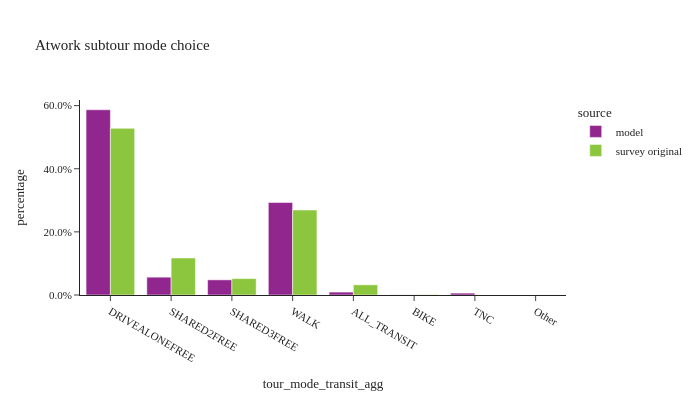
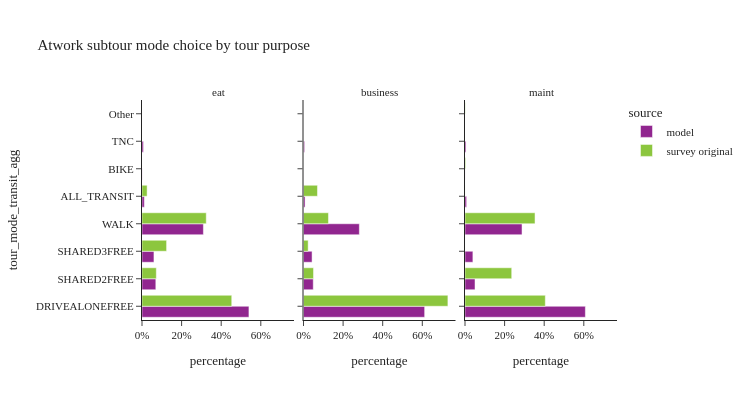

Here is the notebook cell these charts were saved with, in order:
### Code cell
atwork_subtour = tour_data.loc[tour_data['tour_category']=="atwork"].copy()

util.plot_share_barchart(atwork_subtour, 'tour_weight', 'tour_mode_transit_agg', title="Atwork subtour mode choice")
util.plot_share_facetbar(atwork_subtour, 'tour_weight', share_col="tour_mode_transit_agg", title="Atwork subtour mode choice by tour purpose", 
                             facet_col='tour_type', facet_col_wrap=3, height=400, dropna=False)

### Figure 1 — Plotly figure (JSON) as saved in the notebook; plotly's stock layout.template omitted (floating-point values rounded to 4 significant figures)
{"data": [{"alignmentgroup": "True", "customdata": [[133700.0, 133700.0], [12860.0, 12860.0], [10940.0, 10940.0], [66730.0, 66730.0], [2097.0, 2097.0], [96.0, 96.0], [1374.0, 1374.0]], "hovertemplate": "source=model<br>tour_mode_transit_agg=%{x}<br>percentage=%{y}<br>weighted_sum=%{customdata[0]}<br>sample_size=%{customdata[1]}<extra></extra>", "legendgroup": "model", "marker": {"color": "#91268F", "pattern": {"shape": ""}}, "name": "model", "offsetgroup": "model", "orientation": "v", "showlegend": true, "textposition": "auto", "type": "bar", "x": ["DRIVEALONEFREE", "SHARED2FREE", "SHARED3FREE", "WALK", "ALL_TRANSIT", "BIKE", "TNC"], "xaxis": "x", "y": [0.5869, 0.05645, 0.04804, 0.2929, 0.009206, 0.0004214, 0.006032], "yaxis": "y"}, {"alignmentgroup": "True", "customdata": [[74240.0, 121.0], [16470.0, 23.0], [7307.0, 19.0], [37840.0, 156.0], [4532.0, 6.0], [149.1, 4.0], [54.37, 11.0]], "hovertemplate": "source=survey original<br>tour_mode_transit_agg=%{x}<br>percentage=%{y}<br>weighted_sum=%{customdata[0]}<br>sample_size=%{customdata[1]}<extra></extra>", "legendgroup": "survey original", "marker": {"color": "#8CC63E", "pattern": {"shape": ""}}, "name": "survey original", "offsetgroup": "survey original", "orientation": "v", "showlegend": true, "textposition": "auto", "type": "bar", "x": ["DRIVEALONEFREE", "SHARED2FREE", "SHARED3FREE", "WALK", "ALL_TRANSIT", "BIKE", "Other"], "xaxis": "x", "y": [0.528, 0.1172, 0.05197, 0.2691, 0.03224, 0.001061, 0.0003867], "yaxis": "y"}], "layout": {"barmode": "group", "height": 400, "legend": {"title": {"text": "source"}, "tracegroupgap": 0}, "title": {"text": "Atwork subtour mode choice"}, "width": 700, "xaxis": {"anchor": "y", "domain": [0.0, 1.0], "title": {"text": "tour_mode_transit_agg"}}, "yaxis": {"anchor": "x", "domain": [0.0, 1.0], "tickformat": ".1%", "title": {"text": "percentage"}}}}

### Figure 2 — Plotly figure (JSON) as saved in the notebook; plotly's stock layout.template omitted (floating-point values rounded to 4 significant figures)
{"data": [{"alignmentgroup": "True", "customdata": [[40897], [5285], [4571], [23480], [891], [50], [557]], "hovertemplate": "source=model<br>tour_type=eat<br>percentage=%{x}<br>tour_mode_transit_agg=%{y}<br>sample_size=%{customdata[0]}<extra></extra>", "legendgroup": "model", "marker": {"color": "#91268F", "pattern": {"shape": ""}}, "name": "model", "offsetgroup": "model", "orientation": "h", "showlegend": true, "textposition": "auto", "type": "bar", "x": [0.54, 0.06979, 0.06036, 0.31, 0.01177, 0.0006602, 0.007355], "xaxis": "x", "y": ["DRIVEALONEFREE", "SHARED2FREE", "SHARED3FREE", "WALK", "ALL_TRANSIT", "BIKE", "TNC"], "yaxis": "y"}, {"alignmentgroup": "True", "customdata": [[55285], [4449], [3913], [25479], [703], [28], [499]], "hovertemplate": "source=model<br>tour_type=business<br>percentage=%{x}<br>tour_mode_transit_agg=%{y}<br>sample_size=%{customdata[0]}<extra></extra>", "legendgroup": "model", "marker": {"color": "#91268F", "pattern": {"shape": ""}}, "name": "model", "offsetgroup": "model", "orientation": "h", "showlegend": false, "textposition": "auto", "type": "bar", "x": [0.6119, 0.04924, 0.04331, 0.282, 0.00778, 0.0003099, 0.005523], "xaxis": "x2", "y": ["DRIVEALONEFREE", "SHARED2FREE", "SHARED3FREE", "WALK", "ALL_TRANSIT", "BIKE", "TNC"], "yaxis": "y2"}, {"alignmentgroup": "True", "customdata": [[37509], [3124], [2459], [17771], [503], [18], [318]], "hovertemplate": "source=model<br>tour_type=maint<br>percentage=%{x}<br>tour_mode_transit_agg=%{y}<br>sample_size=%{customdata[0]}<extra></extra>", "legendgroup": "model", "marker": {"color": "#91268F", "pattern": {"shape": ""}}, "name": "model", "offsetgroup": "model", "orientation": "h", "showlegend": false, "textposition": "auto", "type": "bar", "x": [0.6079, 0.05063, 0.03985, 0.288, 0.008152, 0.0002917, 0.005154], "xaxis": "x3", "y": ["DRIVEALONEFREE", "SHARED2FREE", "SHARED3FREE", "WALK", "ALL_TRANSIT", "BIKE", "TNC"], "yaxis": "y3"}, {"alignmentgroup": "True", "customdata": [[31], [8], [10], [78], [2]], "hovertemplate": "source=survey original<br>tour_type=eat<br>percentage=%{x}<br>tour_mode_transit_agg=%{y}<br>sample_size=%{customdata[0]}<extra></extra>", "legendgroup": "survey original", "marker": {"color": "#8CC63E", "pattern": {"shape": ""}}, "name": "survey original", "offsetgroup": "survey original", "orientation": "h", "showlegend": true, "textposition": "auto", "type": "bar", "x": [0.4532, 0.07231, 0.1242, 0.3245, 0.02579], "xaxis": "x", "y": ["DRIVEALONEFREE", "SHARED2FREE", "SHARED3FREE", "WALK", "ALL_TRANSIT"], "yaxis": "y"}, {"alignmentgroup": "True", "customdata": [[56], [11], [9], [16], [3], [1]], "hovertemplate": "source=survey original<br>tour_type=business<br>percentage=%{x}<br>tour_mode_transit_agg=%{y}<br>sample_size=%{customdata[0]}<extra></extra>", "legendgroup": "survey original", "marker": {"color": "#8CC63E", "pattern": {"shape": ""}}, "name": "survey original", "offsetgroup": "survey original", "orientation": "h", "showlegend": false, "textposition": "auto", "type": "bar", "x": [0.7293, 0.0506, 0.02352, 0.126, 0.07056, 0.0], "xaxis": "x2", "y": ["DRIVEALONEFREE", "SHARED2FREE", "SHARED3FREE", "WALK", "ALL_TRANSIT", "Other"], "yaxis": "y2"}, {"alignmentgroup": "True", "customdata": [[34], [4], [62], [1], [4], [10]], "hovertemplate": "source=survey original<br>tour_type=maint<br>percentage=%{x}<br>tour_mode_transit_agg=%{y}<br>sample_size=%{customdata[0]}<extra></extra>", "legendgroup": "survey original", "marker": {"color": "#8CC63E", "pattern": {"shape": ""}}, "name": "survey original", "offsetgroup": "survey original", "orientation": "h", "showlegend": false, "textposition": "auto", "type": "bar", "x": [0.4057, 0.2359, 0.3537, 0.0001803, 0.003341, 0.001218], "xaxis": "x3", "y": ["DRIVEALONEFREE", "SHARED2FREE", "WALK", "ALL_TRANSIT", "BIKE", "Other"], "yaxis": "y3"}], "layout": {"annotations": [{"font": {}, "showarrow": false, "text": "eat", "x": 0.16, "xanchor": "center", "xref": "paper", "y": 1.0, "yanchor": "bottom", "yref": "paper"}, {"font": {}, "showarrow": false, "text": "business", "x": 0.5, "xanchor": "center", "xref": "paper", "y": 1.0, "yanchor": "bottom", "yref": "paper"}, {"font": {}, "showarrow": false, "text": "maint", "x": 0.84, "xanchor": "center", "xref": "paper", "y": 1.0, "yanchor": "bottom", "yref": "paper"}], "barmode": "group", "height": 400, "legend": {"title": {"text": "source"}, "tracegroupgap": 0}, "title": {"text": "Atwork subtour mode choice by tour purpose"}, "width": 750, "xaxis": {"anchor": "y", "domain": [0.0, 0.32], "tickformat": ".0%", "title": {"text": "percentage"}}, "xaxis2": {"anchor": "y2", "domain": [0.34, 0.66], "matches": "x", "tickformat": ".0%", "title": {"text": "percentage"}}, "xaxis3": {"anchor": "y3", "domain": [0.68, 1.0], "matches": "x", "tickformat": ".0%", "title": {"text": "percentage"}}, "yaxis": {"anchor": "x", "domain": [0.0, 1.0], "title": {"text": "tour_mode_transit_agg"}}, "yaxis2": {"anchor": "x2", "domain": [0.0, 1.0], "matches": "y", "showticklabels": false}, "yaxis3": {"anchor": "x3", "domain": [0.0, 1.0], "matches": "y", "showticklabels": false}}}
